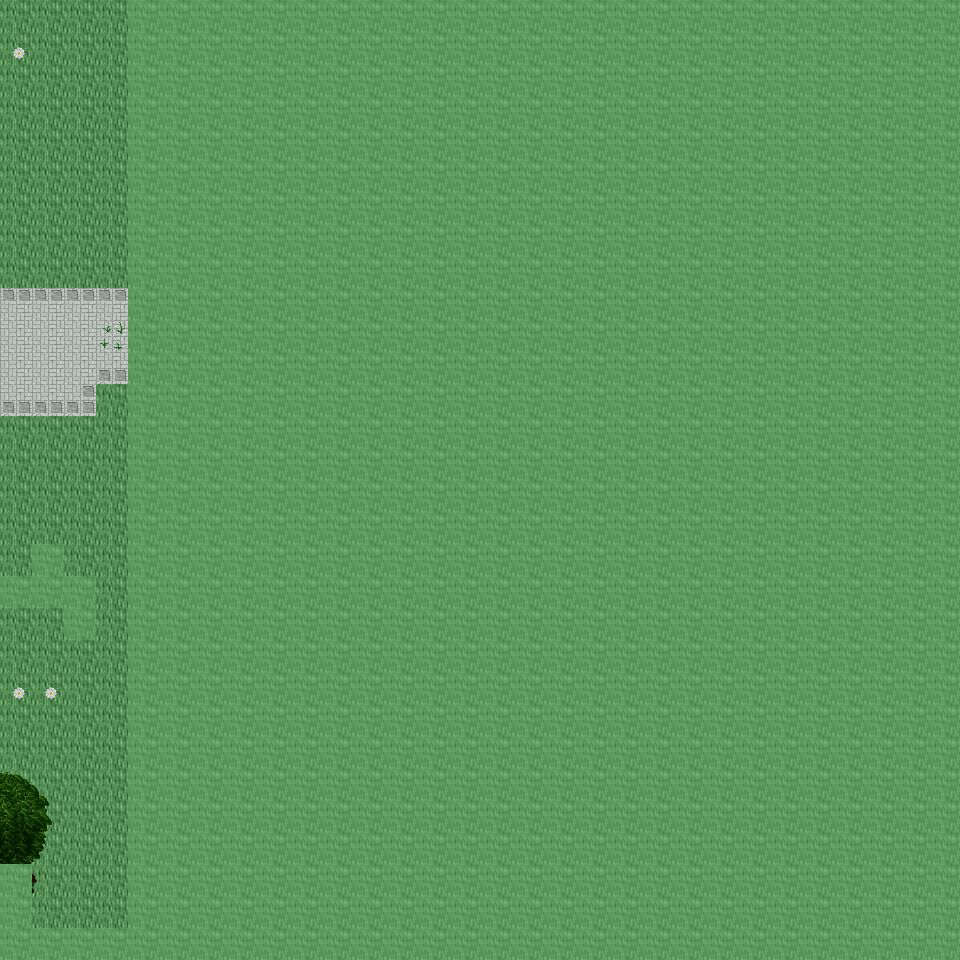

This game map was drawn from its Tiled (.tmx) file and the tilesets committed beside it. A one-line description and the trimmed map source follow:
An orthogonal 30x30 tile map with 32x32 px tiles, 6 tile layers (Ground, Object, Object2, Above, ...), 30 tilesets and 3 objects (3x mapchange).

<map version="1.0" orientation="orthogonal" renderorder="right-down" width="30" height="30" tilewidth="32" tileheight="32" nextobjectid="4">
  <tileset firstgid="1" name="tileset_ground_ground" tilewidth="32" tileheight="32" tilecount="33" columns="3">
    <image source="../drawable/tileset_ground_ground.png" width="96" height="352" />
  </tileset>
  <tileset firstgid="34" name="tileset_ground_brown_paving" tilewidth="32" tileheight="32" tilecount="2" columns="2">
    <image source="../drawable/tileset_ground_brown_paving.png" width="64" height="32" />
  </tileset>
  <tileset firstgid="36" name="tileset_plant_leaves" tilewidth="32" tileheight="32" tilecount="8" columns="4">
    <image source="../drawable/tileset_plant_leaves.png" width="128" height="64" />
  </tileset>
  <tileset firstgid="44" name="tileset_plant_grasses" tilewidth="32" tileheight="32" tilecount="6" columns="3">
    <image source="../drawable/tileset_plant_grasses.png" width="96" height="64" />
  </tileset>
  <tileset firstgid="50" name="tileset_plant_flower_daisy_white" tilewidth="32" tileheight="32" tilecount="8" columns="2">
    <image source="../drawable/tileset_plant_flower_daisy_white.png" width="64" height="128" />
  </tileset>
  <tileset firstgid="58" name="tileset_ground_grass_edges" tilewidth="32" tileheight="32" tilecount="36" columns="12">
    <image source="../drawable/tileset_ground_grass_edges.png" width="384" height="96" />
  </tileset>
  <tileset firstgid="94" name="tileset_building_wall_wall_brown" tilewidth="32" tileheight="32" tilecount="12" columns="3">
    <image source="../drawable/tileset_building_wall_wall_brown.png" width="96" height="128" />
  </tileset>
  <tileset firstgid="106" name="tileset_ground_square_patch" tilewidth="32" tileheight="32" tilecount="9" columns="3">
    <image source="../drawable/tileset_ground_square_patch.png" width="96" height="96" />
  </tileset>
  <tileset firstgid="115" name="tileset_plant_flower_daisy_red" tilewidth="32" tileheight="32" tilecount="8" columns="2">
    <image source="../drawable/tileset_plant_flower_daisy_red.png" width="64" height="128" />
  </tileset>
  <tileset firstgid="123" name="tileset_plant_bush_bushes" tilewidth="32" tileheight="32" tilecount="10" columns="5">
    <image source="../drawable/tileset_plant_bush_bushes.png" width="160" height="64" />
  </tileset>
  <tileset firstgid="133" name="tileset_building_fence_fence_chunky" tilewidth="32" tileheight="32" tilecount="21" columns="3">
    <image source="../drawable/tileset_building_fence_fence_chunky.png" width="96" height="224" />
  </tileset>
  <tileset firstgid="154" name="tileset_plant_tree_tree_darkgreen" tilewidth="32" tileheight="32" tilecount="88" columns="8">
    <image source="../drawable/tileset_plant_tree_tree_darkgreen.png" width="256" height="352" />
  </tileset>
  <tileset firstgid="242" name="tileset_ground_rock_pebbles" tilewidth="32" tileheight="32" tilecount="3" columns="1">
    <image source="../drawable/tileset_ground_rock_pebbles.png" width="32" height="96" />
  </tileset>
  <tileset firstgid="245" name="tileset_building_door_door_n" tilewidth="32" tileheight="32" tilecount="6" columns="3">
    <image source="../drawable/tileset_building_door_door_n.png" width="96" height="64" />
  </tileset>
  <tileset firstgid="251" name="tileset_item_postbox_2" tilewidth="32" tileheight="32" tilecount="2" columns="1">
    <image source="../drawable/tileset_item_postbox_2.png" width="32" height="64" />
  </tileset>
  <tileset firstgid="253" name="tileset_building_decoration_banner" tilewidth="32" tileheight="32" tilecount="12" columns="1">
    <image source="../drawable/tileset_building_decoration_banner.png" width="32" height="384" />
  </tileset>
  <tileset firstgid="265" name="tileset_building_door_closed" tilewidth="32" tileheight="32" tilecount="1" columns="1">
    <image source="../drawable/tileset_building_door_closed.png" width="32" height="32" />
  </tileset>
  <tileset firstgid="266" name="tileset_building_window_window_right" tilewidth="32" tileheight="32" tilecount="2" columns="2">
    <image source="../drawable/tileset_building_window_window_right.png" width="64" height="32" />
  </tileset>
  <tileset firstgid="268" name="tileset_item_pot_barrel" tilewidth="32" tileheight="32" tilecount="2" columns="1">
    <image source="../drawable/tileset_item_pot_barrel.png" width="32" height="64" />
  </tileset>
  <tileset firstgid="270" name="tileset_building_window_window_long" tilewidth="32" tileheight="32" tilecount="3" columns="3">
    <image source="../drawable/tileset_building_window_window_long.png" width="96" height="32" />
  </tileset>
  <tileset firstgid="273" name="tileset_building_window_window_left" tilewidth="32" tileheight="32" tilecount="2" columns="2">
    <image source="../drawable/tileset_building_window_window_left.png" width="64" height="32" />
  </tileset>
  <tileset firstgid="275" name="tileset_building_roof_blue" tilewidth="32" tileheight="32" tilecount="20" columns="5">
    <image source="../drawable/tileset_building_roof_blue.png" width="160" height="128" />
  </tileset>
  <tileset firstgid="295" name="tileset_building_roof_red" tilewidth="32" tileheight="32" tilecount="20" columns="5">
    <image source="../drawable/tileset_building_roof_red.png" width="160" height="128" />
  </tileset>
  <tileset firstgid="315" name="tileset_building_wall_bricked_edges" tilewidth="32" tileheight="32" tilecount="25" columns="5">
    <image source="../drawable/tileset_building_wall_bricked_edges.png" width="160" height="160" />
  </tileset>
  <tileset firstgid="340" name="tileset_building_wall_earthen_3" tilewidth="32" tileheight="32" tilecount="28" columns="4">
    <image source="../drawable/tileset_building_wall_earthen_3.png" width="128" height="224" />
  </tileset>
  <tileset firstgid="368" name="tileset_building_decoration_chimney" tilewidth="32" tileheight="32" tilecount="2" columns="1">
    <image source="../drawable/tileset_building_decoration_chimney.png" width="32" height="64" />
  </tileset>
  <tileset firstgid="370" name="tileset_logic_collision" tilewidth="32" tileheight="32" tilecount="1" columns="1">
    <image source="../drawable/tileset_logic_collision.png" width="32" height="32" />
  </tileset>
  <tileset firstgid="371" name="tileset_building_decoration_mill_sail" tilewidth="32" tileheight="32" tilecount="4" columns="2">
    <image source="../drawable/tileset_building_decoration_mill_sail.png" width="64" height="64" />
  </tileset>
  <tileset firstgid="375" name="tileset_ground_green_paving" tilewidth="32" tileheight="32" tilecount="18" columns="3">
    <image source="../drawable/tileset_ground_green_paving.png" width="96" height="192" />
  </tileset>
  <tileset firstgid="393" name="tileset_furniture_light_small_oil_lamp" tilewidth="32" tileheight="32" tilecount="8" columns="2">
    <image source="../drawable/tileset_furniture_light_small_oil_lamp.png" width="64" height="128" />
  </tileset>
  <layer name="Ground" width="30" height="30">
    <data>[900 cells, 900 non-empty, 4 distinct tile ids]</data>
  </layer>
  <layer name="Object" width="30" height="30">
    <data>[900 cells, 108 non-empty, 21 distinct tile ids]</data>
  </layer>
  <layer name="Object2" width="30" height="30">
    <data>[900 cells, 41 non-empty, 18 distinct tile ids]</data>
  </layer>
  <layer name="Above" width="30" height="30">
    <data>[900 cells, 32 non-empty, 11 distinct tile ids]</data>
  </layer>
  <layer name="Above2" width="30" height="30">
    <data>[900 cells, 16 non-empty, 4 distinct tile ids]</data>
  </layer>
  <layer name="Walkable" width="30" height="30">
    <data>[900 cells, 791 non-empty, 1 distinct tile ids]</data>
  </layer>
  <objectgroup name="MapEvents">
    <!-- 3 objects omitted --></objectgroup>
</map>
<!-- 3 of 3 objects omitted -->
